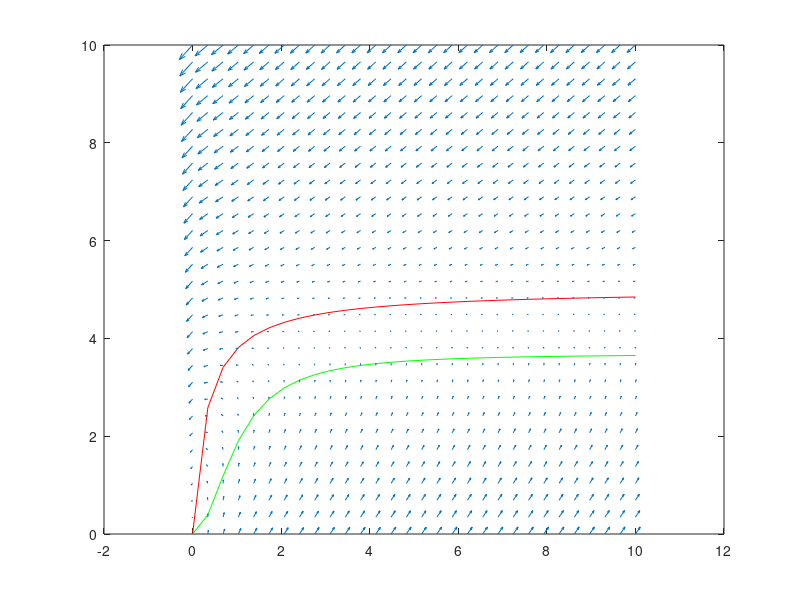

This figure's MATLAB source: (Note: this script raises an error after producing the figure.)
ka = 0.16;
kn = 0.19;
n = 2;
pa = 0.31;
kp = 0.16;
kr = 0.14;
m = 1;
pc = 0.1;

bet = kp*kn/kr/kr/pa;
alph = ka/kr/pa;
q0 = pc/pa;

xq = linspace(0,10,30);
xs = linspace(0,10,30);
s_q = alph*(xq.^n)./(1+xq.^n);
s_s = bet*(xq.^m)./(q0^m+xq.^m);

figure;
plot(xq,s_q,'g');
hold on
plot(xq,s_s,'r');
[gq, gs] = meshgrid(xq,xs);
dq = alph*gq.^n./(1+gq.^n) - gs;
ds = bet*gq.^m./(q0^m+gq.^m) - gs ;

quiver(gq,gs,dq,ds);
t = 0:0.01:1000;
[~, sol] = ode45(@pulseon_fun, t,[0.8 0],[],alph,bet,q0,n,m);
plot(sol(:,1),sol(:,2),'k');

xlim([0 10]);
ylim([0 10]);

linkaxes

q_p = p/pa;
s_r = r*kn/kr/pa;
plot(q_p,s_r);
xlabel('Rho')
ylabel('RGA')